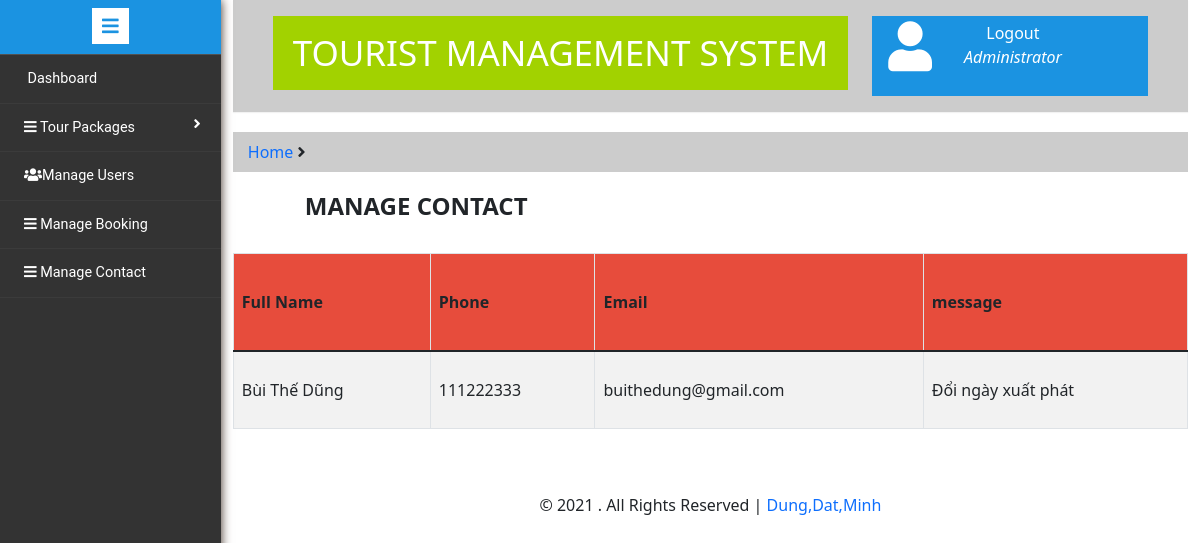
/admin/manage_contact.php (signed in), run on the app's committed database.
### tables this page shows
CREATE TABLE `tour_contact` (
  `full_name` varchar(255) NOT NULL,
  `phone` varchar(10) NOT NULL,
  `email` varchar(255) NOT NULL,
  `message` varchar(255) NOT NULL
);

### src/admin/manage_contact.php (the view, shortened to what this page needs)
<!doctype html>
<html lang="en">
<head>
    <link href="https://cdn.jsdelivr.net/npm/bootstrap@5.1.3/dist/css/bootstrap.min.css" rel="stylesheet">
    <link rel="stylesheet" href="https://cdnjs.cloudflare.com/ajax/libs/font-awesome/6.0.0-beta2/css/all.min.css" />
    <link rel="stylesheet" href="./assest/css/style.css">
    <link rel="stylesheet" href="./assest/fonts/fontawesome-free-5.15.4/fontawesome-free-5.15.4-web/css/all.min.css">
</head>
<body>
    <div class="main">
        <?php include('include/sidebarmenu.php') ?>
        <div class="right-content">
            <div class="container">
                <div class="row">
                    <div class="col-md-12">
                        <?php include('include/header.php') ?>
                        <ol class="breadcrumb">
                            <li class="breadcrumb-item"><a href="dashboard.php">Home</a> <i class="fa fa-angle-right"></i></li>
                        </ol>
                    </div>
                </div>
            </div>
            <div class="container-md">
                <div class="bg-gray-light ">
                    <h4 class="px-5 mx-4 fw-bolder d-flex justify-content ">
                        MANAGE CONTACT
                    </h4>
                </div></br>
                <table class="table table-striped table-bordered">
                    <thead class="table" style="background:#e74c3c;">
                        <tr style="height: 80px; line-height:80px;">
                            <th scope="col">Full Name</th>
                            <th scope="col">Phone</th>
                            <th scope="col">Email</th>
                            <th scope="col">message</th>
                    </thead>
                    <tbody>
                        <?php
                        $conn = mysqli_connect('localhost', 'root', '', 'db_travel');
                        ?>
                        <?php
                        $sql = "SELECT full_name, phone, email, message FROM tour_contact";
                        $result = mysqli_query($conn, $sql);
                        if (mysqli_num_rows($result) > 0) {
                            while ($row = mysqli_fetch_assoc($result)) {
                                echo '<tr style="height: 60px; line-height:60px;">';
                                echo '<td>' . $row['full_name'] . '</td>';
                                echo '<td>' . $row['phone'] . '</td>';
                                echo '<td>' . $row['email'] . '</td>';
                                echo '<td>' . $row['message'] . '</td>';
                                echo '</tr>';
                            }
                        }
                        ?>
                    </tbody>
                </table></br></br>
            </div>
            <?php include('include/footer.php') ?>
        </div>
</body>
</html>

### src/admin/assest/css/style.css (style rules this page uses)
.main { display: flex; }
.right-content { width: 85%; }
.breadcrumb { padding: 8px 15px; margin: 20px 0; background-color: #ccc; border-radius: 0 ; }
.breadcrumb a { text-decoration: none; }

### data on the page
tour_contact: full_name "Bùi Thế Dũng", phone "111222333", email "buithedung@gmail.com", message "Đổi ngày xuất phát"
